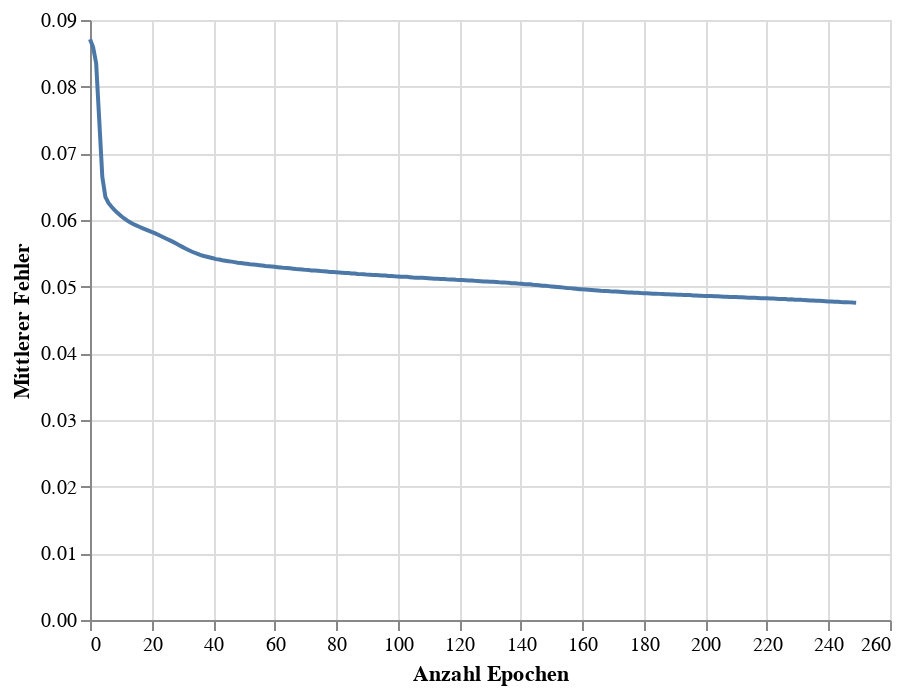

Notebook code cell kept with this figure:
### Code cell
train_chart = alt.Chart(loss_df).mark_line().encode(
    x=alt.X('Epoch', title = 'Anzahl Epochen'),
    y=alt.Y('Loss', title = 'Mittlerer Fehler')
)
# glue('train-loss-team', train_chart,display=True)
train_chart

### Figure 1 — Vega-Lite specification as saved in the notebook (floating-point values rounded to 4 significant figures; data arrays with more than 128 entries replaced by an {"elided": "..."} marker saying what was removed)
{"config": {"view": {"continuousWidth": 400, "continuousHeight": 300}}, "data": {"name": "data-5035eef2dd665e72146e6ad70c86eb9d"}, "mark": "line", "encoding": {"x": {"field": "Epoch", "title": "Anzahl Epochen", "type": "quantitative"}, "y": {"field": "Loss", "title": "Mittlerer Fehler", "type": "quantitative"}}, "$schema": "https://vega.github.io/schema/vega-lite/v4.17.0.json", "datasets": {"data-5035eef2dd665e72146e6ad70c86eb9d": {"elided": "250 records"}}}
